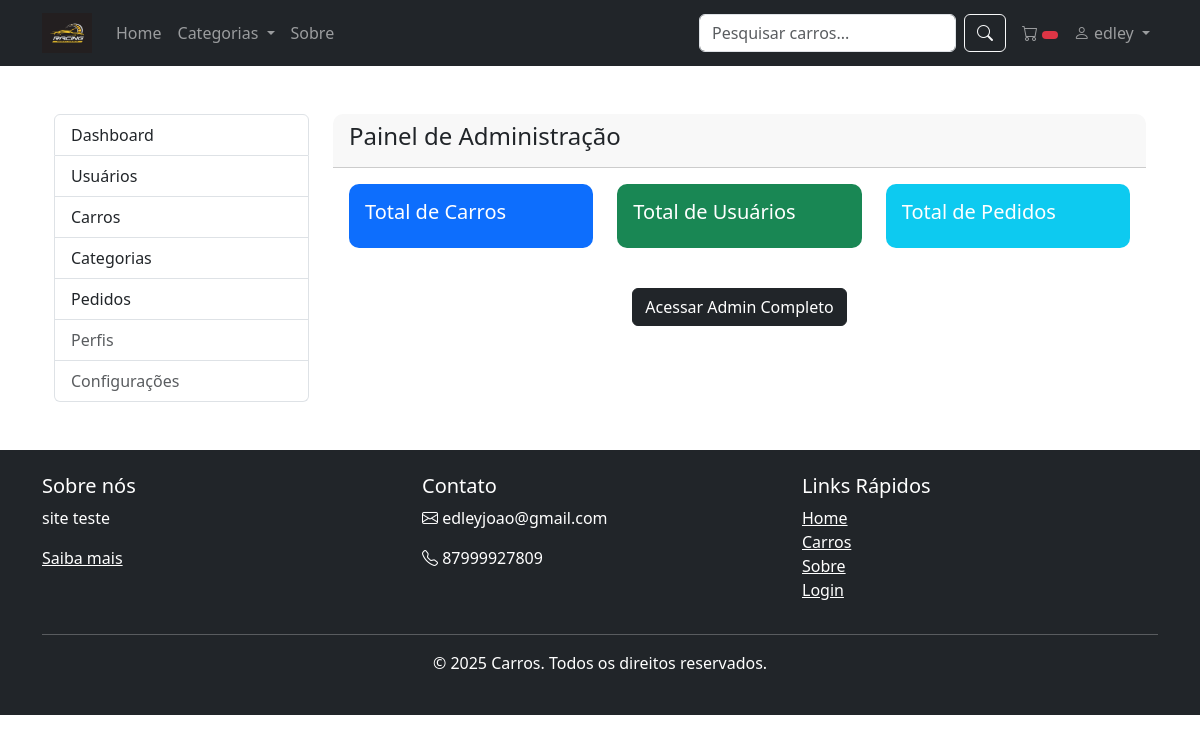
Screenshot of /custom-admin/ (signed in) with the database file from the repository.
### core/models.py (models this page shows, shortened)
class SiteConfig(models.Model):
    site_name = models.CharField(max_length=100)
    logo = models.ImageField(upload_to='site_logo/')
    about_text = models.TextField()
    contact_email = models.EmailField()
    contact_phone = models.CharField(max_length=20)

### core/views.py (the view)
# urls.py: path('', staff_member_required(custom_admin_view), name='custom_admin'),
@staff_member_required
def custom_admin_view(request):
    context = {
        'has_userprofile': apps.is_installed('core') and hasattr(apps.get_app_config('core'), 'userprofile'),
        'has_siteconfig': apps.is_installed('core') and hasattr(apps.get_app_config('core'), 'siteconfig'),
    }
    return render(request, 'core/custom_admin.html', context)

### core/context_processors.py (called while the page is built)
def site_config(request):
    try:
        return {
            'site_config': SiteConfig.objects.first(),
            'categories': Category.objects.all()
        }
    except Exception as e:
        return {
            'site_config': None,
            'categories': []
        }

### templates/core/custom_admin.html (shortened to what this page needs)
{% extends 'base.html' %}
{% block content %}
    <div class="container mt-5">
        <div class="row">
            <div class="col-md-3">
                <div class="list-group">
                    <a href="{% url 'admin:index' %}" class="list-group-item list-group-item-action">Dashboard</a>
                    <a href="{% url 'admin:auth_user_changelist' %}" class="list-group-item list-group-item-action">Usuários</a>
                    <a href="{% url 'admin:cars_car_changelist' %}" class="list-group-item list-group-item-action">Carros</a>
                    <a href="{% url 'admin:cars_category_changelist' %}" class="list-group-item list-group-item-action">Categorias</a>
                    <a href="{% url 'admin:cars_order_changelist' %}" class="list-group-item list-group-item-action">Pedidos</a>
                    <a href="{% url 'admin:core_userprofile_changelist' %}" class="list-group-item list-group-item-action {% if not has_userprofile %}disabled{% endif %}">Perfis</a>
                    <a href="{% url 'admin:core_siteconfig_changelist' %}" class="list-group-item list-group-item-action {% if not has_siteconfig %}disabled{% endif %}">Configurações</a>
                </div>
            </div>
            <div class="col-md-9">
                <div class="card">
                    <div class="card-header">
                        <h4>Painel de Administração</h4>
                    </div>
                    <div class="card-body">
                        <div class="row">
                            <div class="col-md-4 mb-4">
                                <div class="card bg-primary text-white">
                                    <div class="card-body">
                                        <h5 class="card-title">Total de Carros</h5>
                                    </div>
                                </div>
                            </div>
                            <div class="col-md-4 mb-4">
                                <div class="card bg-success text-white">
                                    <div class="card-body">
                                        <h5 class="card-title">Total de Usuários</h5>
                                    </div>
                                </div>
                            </div>
                            <div class="col-md-4 mb-4">
                                <div class="card bg-info text-white">
                                    <div class="card-body">
                                        <h5 class="card-title">Total de Pedidos</h5>
                                    </div>
                                </div>
                            </div>
                        </div>
                        <div class="text-center mt-3">
                            <a href="{% url 'admin:index' %}" class="btn btn-dark">Acessar Admin Completo</a>
                        </div>
                    </div>
                </div>
            </div>
        </div>
    </div>
{% endblock %}

### templates/base.html (shortened to what this page needs)
{% load static %}
<!DOCTYPE html>
<html lang="pt-br">
<head>
    <link href="https://cdn.jsdelivr.net/npm/bootstrap@5.3.0/dist/css/bootstrap.min.css" rel="stylesheet">
    <link rel="stylesheet" href="https://cdn.jsdelivr.net/npm/bootstrap-icons@1.10.0/font/bootstrap-icons.css">
</head>
<body>
    <nav class="navbar navbar-expand-lg navbar-dark bg-dark">
        <div class="container">
            <a class="navbar-brand" href="{% url 'home' %}">
                {% if site_config.logo %}
                <img src="{{ site_config.logo.url }}" alt="Logo" height="40">
                {% endif %}
            </a>
            <div class="collapse navbar-collapse" id="navbarNav">
                <ul class="navbar-nav me-auto">
                    <li class="nav-item">
                        <a class="nav-link" href="{% url 'home' %}">Home</a>
                    </li>
                    <li class="nav-item dropdown">
                        <a class="nav-link dropdown-toggle" href="#" id="navbarDropdown" role="button" data-bs-toggle="dropdown">
                            Categorias
                        </a>
                    </li>
                    <li class="nav-item">
                        <a class="nav-link" href="{% url 'about' %}">Sobre</a>
                    </li>
                </ul>
                <form class="d-flex me-2" action="{% url 'cars:search_results' %}" method="get">
                    <input class="form-control me-2" type="search" name="search_query" placeholder="Pesquisar carros...">
                    <button class="btn btn-outline-light" type="submit"><i class="bi bi-search"></i></button>
                </form>
                <ul class="navbar-nav">
                    {% if user.is_authenticated %}
                        <li class="nav-item">
                            <a class="nav-link" href="{% url 'cars:view_cart' %}">
                                <i class="bi bi-cart"></i>
                                <span class="badge bg-danger" id="cart-count">
                                </span>
                            </a>
                        </li>
                        <li class="nav-item dropdown">
                            <a class="nav-link dropdown-toggle" href="#" id="userDropdown" role="button" data-bs-toggle="dropdown">
                                <i class="bi bi-person"></i> {{ user.username }}
                            </a>
                        </li>
                    {% endif %}
                </ul>
            </div>
        </div>
    </nav>
    <main class="container my-4">
        {% block content %}{% endblock %}
    </main>
    <footer class="bg-dark text-white py-4 mt-5">
        <div class="container">
            <div class="row">
                <div class="col-md-4">
                    <h5>Sobre nós</h5>
                    <p>{{ site_config.about_text|truncatewords:30 }}</p>
                    <a href="{% url 'about' %}" class="text-white">Saiba mais</a>
                </div>
                <div class="col-md-4">
                    <h5>Contato</h5>
                    <p><i class="bi bi-envelope"></i> {{ site_config.contact_email }}</p>
                    <p><i class="bi bi-telephone"></i> {{ site_config.contact_phone }}</p>
                </div>
                <div class="col-md-4">
                    <h5>Links Rápidos</h5>
                    <ul class="list-unstyled">
                        <li><a href="{% url 'home' %}" class="text-white">Home</a></li>
                        <li><a href="{% url 'cars:car_list' %}" class="text-white">Carros</a></li>
                        <li><a href="{% url 'about' %}" class="text-white">Sobre</a></li>
                        <li><a href="{% url 'account_login' %}" class="text-white">Login</a></li>
                    </ul>
                </div>
            </div>
            <hr>
            <div class="text-center">
                <p>&copy; {% now "Y" %} {{ site_config.site_name }}. Todos os direitos reservados.</p>
            </div>
        </div>
    </footer>
</body>
</html>

### templates/base.html (style rules this page uses)
.card { border-radius: 10px; border: none; }
.card-header { border-radius: 10px 10px 0 0 !important; }

### rows the page displays
SiteConfig: logo (picture), about_text "site teste", contact_email "edleyjoao@gmail.com", contact_phone "87999927809", site_name "Carros"

### other values shown
{{ user.username }} "edley"
